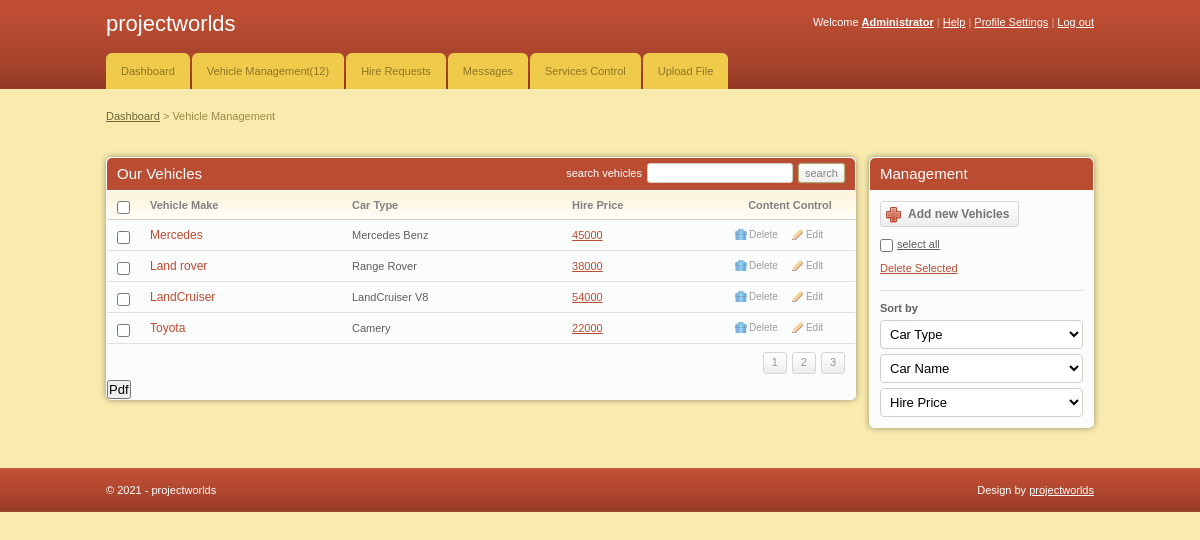
Page /admin/add_vehicles.php (signed in) on the committed database.
### tables this page shows
CREATE TABLE `cars` (
  `car_id` int(11) NOT NULL,
  `car_name` varchar(255) NOT NULL,
  `car_type` varchar(255) NOT NULL,
  `image` text NOT NULL,
  `hire_cost` int(11) NOT NULL,
  `capacity` int(11) NOT NULL,
  `status` varchar(255) NOT NULL,
  `date` date NOT NULL DEFAULT current_timestamp(),
  `model` int(11) NOT NULL
);

### admin/add_vehicles.php (the view, shortened to what this page needs)
<!DOCTYPE html PUBLIC "-//W3C//DTD XHTML 1.0 Transitional//EN" "http://www.w3.org/TR/xhtml1/DTD/xhtml1-transitional.dtd">
<html xmlns="http://www.w3.org/1999/xhtml">
<head>
	<link rel="stylesheet" href="css/style.css" type="text/css" media="all" />
</head>
<body>
<div id="header">
	<div class="shell">
		<?php
			include 'menu.php';
		?>
		</div>
	</div>
<div id="container">
	<div class="shell">
		<div class="small-nav">
			<a href="index.php">Dashboard</a>
			<span>&gt;</span>
			Vehicle Management
		</div>
		<br />
		<div id="main">
			<div id="content">
				<div class="box">
					<div class="box-head">
						<h2 class="left">Our Vehicles</h2>
						<div class="right">
							<label>search vehicles</label>
							<input type="text" class="field small-field" />
							<input type="submit" class="button" value="search" />
						</div>
					</div>
					<div class="table">
						<table width="100%" border="0" cellspacing="0" cellpadding="0">
							<tr>
								<th width="13"><input type="checkbox" class="checkbox" /></th>
								<th>Vehicle Make</th>
								<th>Car Type</th>
								<th>Hire Price</th>
								<th width="110" class="ac">Content Control</th>
							</tr>
							<?php
							$limit = 4;
							if (isset($_GET["page"])) {
								$page  = $_GET["page"];
								}
								else{
								$page=1;
								};
							$start_from = ($page-1) * $limit;
								include '../includes/config.php';
								$select = "SELECT * FROM cars WHERE status = 'Available' LIMIT $start_from, $limit";
								$result = $conn->query($select);
								while($row = $result->fetch_assoc()){
							?>
							<tr>
								<td><input type="checkbox" class="checkbox" /></td>
								<td><h3><a href="#"><?php echo $row['car_type'] ?></a></h3></td>
								<td><?php echo $row['car_name'] ?></td>
								<td><a href="#"><?php echo $row['hire_cost'] ?></a></td>
								<td><a href="javascript:sureToApprove(<?php echo $row['car_id'];?>)" class="ico del">Delete</a><a href="#" class="ico edit">Edit</a></td>
							</tr>
							<?php
								}
							?>
						</table>
						<?php
$result_db = mysqli_query($conn,"SELECT COUNT(car_id) FROM cars");
$row_db = mysqli_fetch_row($result_db);
$total_records = $row_db[0];
$total_pages = ceil($total_records / $limit);
$pagLink = "<ul class='pagination'>";
for ($i=1; $i<=$total_pages; $i++) {
			  $pagLink .= "	 <a href='add_vehicles.php?page=".$i."'>".$i."</a>	";
}
?>
						<div class="pagging">
							<div class="right">
								<?php echo  $pagLink?>
							</div>
						</div>
					</div>
					<h2><input type="submit" onclick="window.print()" value="Pdf" /></h2>
				</div>
			</div>
			<div id="sidebar">
				<div class="box">
					<div class="box-head">
						<h2>Management</h2>
					</div>
					<div class="box-content">
						<a href="add_cars.php" class="add-button"><span>Add new Vehicles</span></a>
						<p class="select-all"><input type="checkbox" class="checkbox" /><label>select all</label></p>
						<p><a href="#">Delete Selected</a></p>
						<div class="sort">
							<label>Sort by</label>
							<select class="field">
								<option value="">Car Type</option>
							</select>
							<select class="field">
								<option value="">Car Name</option>
							</select>
							<select class="field">
								<option value="">Hire Price</option>
							</select>
						</div>
					</div>
				</div>
			</div>
		</div>
	</div>
</div>
<div id="footer">
	<div class="shell">
		<span class="left">&copy; <?php echo date("Y");?> - projectworlds</span>
		<span class="right">
			Design by <a href="http://projectworlds.in">projectworlds</a>
		</span>
	</div>
</div>
</body>
</html>

### admin/css/style.css (style rules this page uses)
* { padding:0; margin:0; outline:0; }
body { background:#f9ebae; font-family: Verdana, sans-serif; font-size:11px; line-height:14px; color:#5e5e5e; }
input, textarea, select { font-family: Verdana, sans-serif; font-size:13px; }
.field { border:solid 1px #d3cfc7; background:#fff; padding:5px; }
.small-field { border:solid 1px #d3cfc7; background:#fff; padding:3px 1px; font-size:11px; }
.checkbox { width:13px; height:13px; vertical-align:top; position:relative; top:2px; }
.button { background:#eee url(images/button.gif) repeat-x 0 0; border:solid 1px #b1a874; color:#7f7f7f; font-size:11px; padding:2px 6px 2px 6px; cursor:pointer; line-height:14px !important; }
a { color:#ba4c32; text-decoration: underline; cursor:pointer; }
.left, .alignleft { float:left; display:inline; }
.right, .alignright { float:right; display:inline; }
.ac { text-align: center !important; }
h2 { font-size:15px; font-weight: normal; }
h3 { font-size:12px; line-height:14px; font-weight: normal; }
h3 a { text-decoration: none; }
.shell { width:988px; margin:0 auto; }
#header { height:89px; background:url(images/header.gif); white-space:nowrap; }
#container { padding:20px 0; }
.small-nav { color:#978b48; padding-bottom:20px; }
.small-nav a { color:#6f6636; }
#content { float:left; width:750px; }
#sidebar { float:right; width:225px; }
.table th { background:#fffdfa url(images/th.gif) repeat-x 0 0; color:#818181; text-align: left; padding:7px 10px; border-bottom:solid 1px #d2d1cb; }
.table td { background:#fbfcfc; border-bottom:solid 1px #e0e0e0; padding:8px 10px; }
.box { background:#fbfcfc; height:100%; padding:1px; margin-bottom:20px; }
.box-head { background:#ba4c32; height:32px; color:#fff; padding: 0 10px; line-height:32px; white-space:nowrap; border-bottom:solid 1px #fff; }
.box-head .right { padding-top:5px; line-height:13px; }
.box-head .right label, .box-head .right input { float:left; }
.box-head .right label { padding:4px 0 0 0; }
.box-head .right input { margin-left:5px; }
.pagging { height:20px; padding:8px 10px; line-height:19px; color:#949494; }
.pagging a { background:url(images/pagging.gif) repeat-x 0 0; height:20px; float:left; padding:0 8px; border:solid 1px #d5d5d5; text-decoration: none; color:#949494; margin-left:5px; }
a.ico { color:#9d9c9a; font-size:10px; text-decoration: none; padding:0 0 0 14px; background-repeat:no-repeat; background-position:0 0; }
a.del { background-image:url(images/del.gif) }
a.edit { background-image:url(images/edit.gif); margin-left:14px; }
.box-content { padding:10px; }
.sort { border-top:solid 1px #e0e0e0; padding-top:10px; margin-top:15px; }
.sort label { display:block; font-weight: bold; }
.sort .field { display:block; margin-top:5px; }
.sort select.field { width:203px; }
.box-content p { padding-top:10px; }
.select-all label { text-decoration: underline; padding-left:4px; }
.add-button, .add-button span { float:left; height:26px; background:url(images/add-button.gif) no-repeat 0 0; padding:0 0 0 28px; }
.add-button span { background-position:right 0; padding:0 10px 0 0; }
.add-button { font-weight: bold; font-size:12px; color:#747474; text-decoration: none; line-height:26px; }
#footer { height:44px; background:url(images/footer.gif); line-height:44px; color:#fff; }
#footer a { color:#fff; }
.box { -moz-border-radius:5px; -webkit-border-radius:5px; -moz-box-shadow: 0 0 6px #978f6c; -webkit-box-shadow: 0 0 6px #978f6c; }
.box-head { -moz-border-radius-topleft:5px; -moz-border-radius-topright:5px; -webkit-border-top-left-radius:5px; -webkit-border-top-right-radius:5px; }
.field, .button { -moz-border-radius:4px; -webkit-border-radius:4px; }
.small-field, .button, .pagging a { -moz-border-radius:3px; -webkit-border-radius:3px; }
.button { -moz-box-shadow: 0 0 2px #978f6c; -webkit-box-shadow: 0 0 2px #978f6c; }

### rows in the picture
cars: car_type "Mercedes", car_name "Mercedes Benz", hire_cost "45000"
cars: car_type "Land rover", car_name "Range Rover", hire_cost "38000"
cars: car_type "LandCruiser", car_name "LandCruiser V8", hire_cost "54000"
cars: car_type "Toyota", car_name "Camery", hire_cost "22000"

### other values in the picture
$count_car "12"
